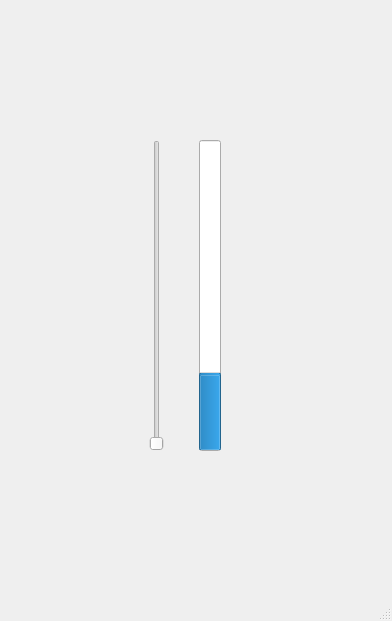
<?xml version="1.0" encoding="UTF-8"?>
<ui version="4.0">
 <class>MainWindow</class>
 <widget class="QMainWindow" name="MainWindow">
  <property name="geometry">
   <rect>
    <x>0</x>
    <y>0</y>
    <width>392</width>
    <height>621</height>
   </rect>
  </property>
  <property name="windowTitle">
   <string>MainWindow</string>
  </property>
  <widget class="QWidget" name="centralwidget">
   <widget class="QWidget" name="">
    <property name="geometry">
     <rect>
      <x>120</x>
      <y>140</y>
      <width>131</width>
      <height>311</height>
     </rect>
    </property>
    <layout class="QHBoxLayout" name="horizontalLayout">
     <item>
      <widget class="QSlider" name="verticalSlider">
       <property name="orientation">
        <enum>Qt::Vertical</enum>
       </property>
      </widget>
     </item>
     <item>
      <widget class="QProgressBar" name="progressBar">
       <property name="value">
        <number>24</number>
       </property>
       <property name="orientation">
        <enum>Qt::Vertical</enum>
       </property>
      </widget>
     </item>
    </layout>
   </widget>
  </widget>
  <widget class="QMenuBar" name="menubar">
   <property name="geometry">
    <rect>
     <x>0</x>
     <y>0</y>
     <width>392</width>
     <height>27</height>
    </rect>
   </property>
  </widget>
  <widget class="QStatusBar" name="statusbar"/>
 </widget>
 <resources/>
 <connections>
  <connection>
   <sender>verticalSlider</sender>
   <signal>valueChanged(int)</signal>
   <receiver>progressBar</receiver>
   <slot>setValue(int)</slot>
   <hints>
    <hint type="sourcelabel">
     <x>153</x>
     <y>322</y>
    </hint>
    <hint type="destinationlabel">
     <x>210</x>
     <y>322</y>
    </hint>
   </hints>
  </connection>
 </connections>
</ui>
